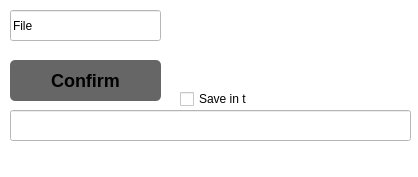
<?xml version="1.0" encoding="UTF-8"?>
<ui version="4.0">
 <class>Form</class>
 <widget class="QWidget" name="Form">
  <property name="geometry">
   <rect>
    <x>0</x>
    <y>0</y>
    <width>418</width>
    <height>177</height>
   </rect>
  </property>
  <property name="windowTitle">
   <string>Stormworks: image to bitmap</string>
  </property>
  <property name="windowIcon">
   <iconset resource="rc.qrc">
    <normaloff>:/rc/icon.ico</normaloff>:/rc/icon.ico</iconset>
  </property>
  <property name="styleSheet">
   <string notr="true">QLineEdit{
background-color: white;
font-famaly: Arial;
}
QWidget{
background-color: white;
}

QPushButton{
background-color: #666666;
font-size: 18px;
width: 75px;
height: 50px;
text-align:center;
font-weight: bold;
border: solid white 5px;
border-radius: 5px;
}
QPushButtion:hover{
background-color: silver;
}
QpushButton:pressed{
background-color: green;
}</string>
  </property>
  <widget class="QLineEdit" name="file">
   <property name="enabled">
    <bool>true</bool>
   </property>
   <property name="geometry">
    <rect>
     <x>10</x>
     <y>10</y>
     <width>151</width>
     <height>31</height>
    </rect>
   </property>
   <property name="inputMask">
    <string extracomment="File .png or .jpg"/>
   </property>
   <property name="text">
    <string>File</string>
   </property>
  </widget>
  <widget class="QLineEdit" name="out">
   <property name="enabled">
    <bool>true</bool>
   </property>
   <property name="geometry">
    <rect>
     <x>10</x>
     <y>110</y>
     <width>401</width>
     <height>31</height>
    </rect>
   </property>
   <property name="cursor">
    <cursorShape>IBeamCursor</cursorShape>
   </property>
  </widget>
  <widget class="QPushButton" name="confirm">
   <property name="geometry">
    <rect>
     <x>10</x>
     <y>60</y>
     <width>151</width>
     <height>41</height>
    </rect>
   </property>
   <property name="text">
    <string>Confirm</string>
   </property>
  </widget>
  <widget class="QCheckBox" name="checkBox">
   <property name="geometry">
    <rect>
     <x>180</x>
     <y>90</y>
     <width>67</width>
     <height>18</height>
    </rect>
   </property>
   <property name="text">
    <string>Save in txt</string>
   </property>
  </widget>
 </widget>
 <resources>
  <include location="rc.qrc"/>
 </resources>
 <connections/>
</ui>
